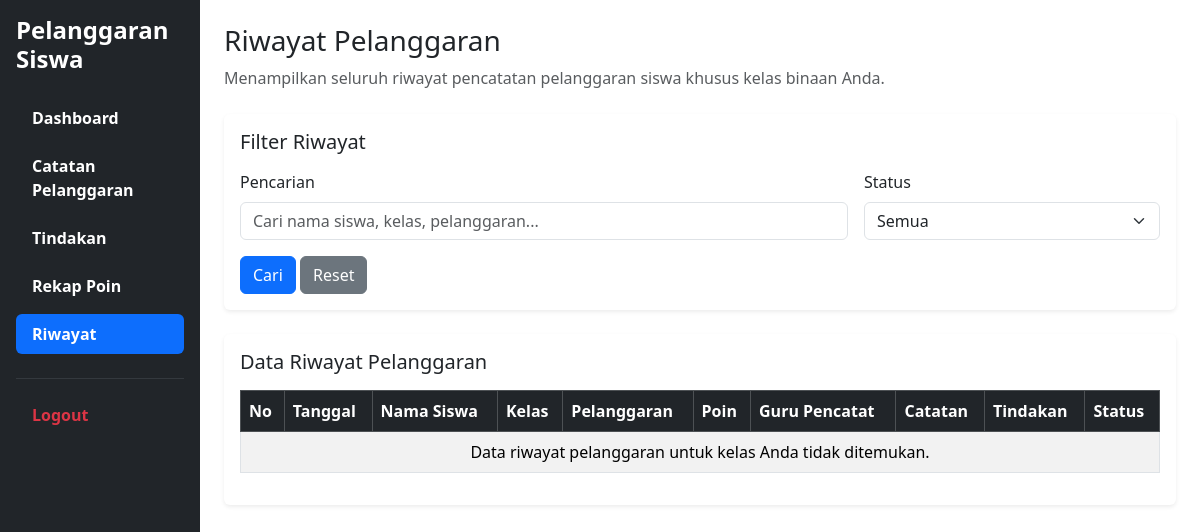
Before: /riwayat.php (signed in) with the older database file.
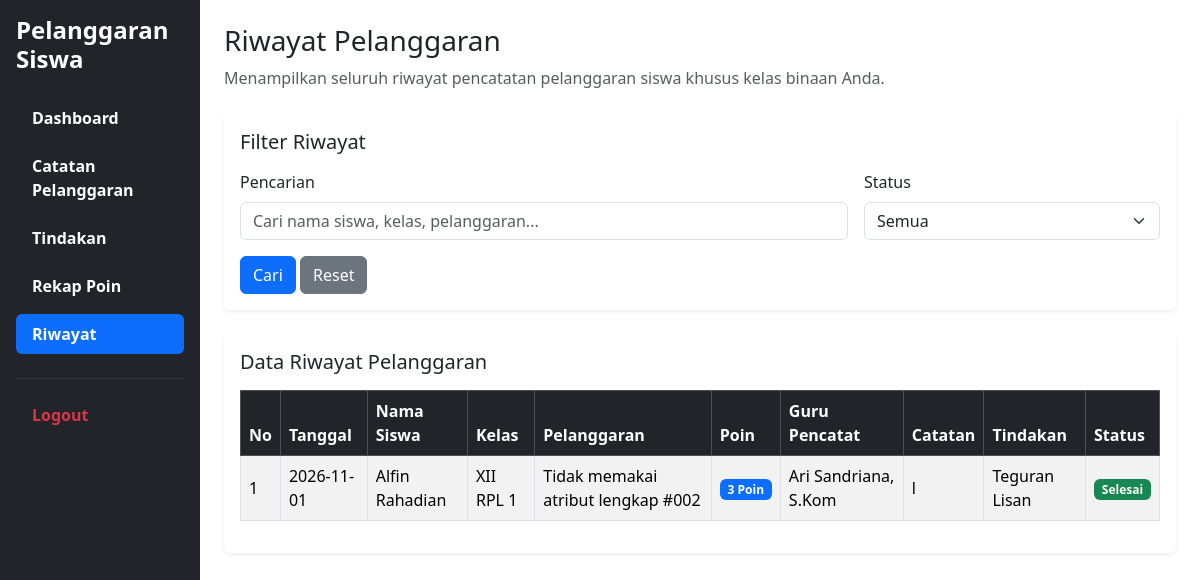
After: the same page with the newer database file.
### tables this page shows
CREATE TABLE `t_pelanggaran_siswa` (
  `id` int(11) NOT NULL,
  `tahun_ajaran_id` int(11) DEFAULT NULL,
  `siswa_id` int(11) DEFAULT NULL,
  `nama_siswa` varchar(150) NOT NULL,
  `kelas_id` int(11) DEFAULT NULL,
  `nama_kelas` varchar(100) NOT NULL,
  `pelanggaran_id` int(11) DEFAULT NULL,
  `nama_pelanggaran` varchar(150) NOT NULL,
  `pelanggaran_kategori_id` int(11) DEFAULT NULL,
  `guru_id` int(11) DEFAULT NULL,
  `nama_guru` varchar(150) NOT NULL,
  `tanggal` date DEFAULT NULL,
  `keterangan` text NOT NULL,
  `poin` int(11) NOT NULL,
  `tindakan` text NOT NULL,
  `status` varchar(30) NOT NULL,
  `created_at` timestamp NOT NULL DEFAULT current_timestamp(),
  `updated_at` timestamp NOT NULL DEFAULT current_timestamp()
);

### riwayat.php (the view, shortened to what the changed rows need)
<?php
require_once 'config/koneksi.php';
function e($data) {
    return htmlspecialchars((string)($data ?? ''), ENT_QUOTES, 'UTF-8');
}
$where = " WHERE 1=1 ";
$params = [];
$types = '';
$sql = "
    SELECT
        ps.id,
        ps.siswa_id,
        ps.nama_siswa,
        COALESCE(k.nama, ps.nama_kelas, 'Tanpa Kelas') AS nama_kelas,
        COALESCE(tp.nama, ps.nama_pelanggaran, '-') AS nama_pelanggaran,
        COALESCE(g_pencatat.nama, ps.nama_guru, 'Sistem / Wali Kelas') AS nama_guru,
        ps.tanggal,
        ps.keterangan,
        ps.poin,
        ps.tindakan,
        ps.status
    FROM t_pelanggaran_siswa ps
    LEFT JOIN t_kelas_siswa ks ON ks.siswa_id = ps.siswa_id AND ks.status_aktif = 1
    LEFT JOIN t_kelas k ON k.id = COALESCE(ps.kelas_id, ks.kelas_id)
    LEFT JOIN t_pelanggaran tp ON tp.id = ps.pelanggaran_id
    LEFT JOIN t_guru g_pencatat ON g_pencatat.id = ps.guru_id
    $where
    AND k.id IS NOT NULL
    ORDER BY ps.tanggal DESC, ps.id DESC
";
$stmt = mysqli_prepare($koneksi, $sql);
bindParams($stmt, $types, $params);
mysqli_stmt_execute($stmt);
$result = mysqli_stmt_get_result($stmt);
?>
<!DOCTYPE html>
<html lang="id">
<head>
    <link href="https://cdn.jsdelivr.net/npm/bootstrap@5.3.8/dist/css/bootstrap.min.css" rel="stylesheet">
</head>
<body>
<div class="container-fluid">
    <div class="row">
        <main class="col-md-9 col-lg-10 p-4">
            <div class="card shadow-sm border-0">
                <div class="card-body">
                    <div class="table-responsive">
                        <table class="table table-bordered table-striped align-middle">
                            <thead class="table-dark">
                                <tr>
                                    <th>No</th>
                                    <th>Tanggal</th>
                                    <th>Nama Siswa</th>
                                    <th>Kelas</th>
                                    <th>Pelanggaran</th>
                                    <th>Poin</th>
                                    <th>Guru Pencatat</th>
                                    <th>Catatan</th>
                                    <th>Tindakan</th>
                                    <th>Status</th>
                                </tr>
                            </thead>
                            <tbody>
                            <?php if (mysqli_num_rows($result) > 0): ?>
                                <?php $no = 1; ?>
                                <?php while ($row = mysqli_fetch_assoc($result)): ?>
                                    <tr>
                                        <td><?= $no++ ?></td>
                                        <td><?= e($row['tanggal']) ?></td>
                                        <td><?= e($row['nama_siswa']) ?></td>
                                        <td><?= e($row['nama_kelas']) ?></td>
                                        <td><?= e($row['nama_pelanggaran']) ?></td>
                                        <td><span class="badge bg-primary"><?= e($row['poin']) ?> Poin</span></td>
                                        <td><?= e($row['nama_guru']) ?></td>
                                        <td><?= e($row['keterangan']) ?></td>
                                        <td><?= e($row['tindakan']) ?></td>
                                        <td>
                                            <?php
                                            $warna = 'secondary';
                                            if (strtolower($row['status']) === 'selesai') {
                                                $warna = 'success';
                                            } elseif (strtolower($row['status']) === 'diproses') {
                                                $warna = 'warning';
                                            } elseif (strtolower($row['status']) === 'tercatat') {
                                                $warna = 'primary';
                                            }
                                            ?>
                                            <span class="badge bg-<?= $warna ?>"><?= e(ucfirst($row['status'])) ?></span>
                                        </td>
                                    </tr>
                                <?php endwhile; ?>
                            <?php else: ?>
                                <tr>
                                    <td colspan="10" class="text-center">Data riwayat pelanggaran untuk kelas Anda tidak ditemukan.</td>
                                </tr>
                            <?php endif; ?>
                            </tbody>
                        </table>
                    </div>
                </div>
            </div>
        </main>
    </div>
</div>
</body>
</html>

Changed rows visible on the page:
added t_pelanggaran_siswa: tanggal "2026-11-01", nama_siswa "Alfin Rahadian", nama_kelas "XII RPL 1", nama_pelanggaran "Tidak memakai atribut lengkap #002", poin "3", nama_guru "Ari Sandriana, S.Kom", keterangan "l", tindakan "Teguran Lisan", status "Selesai"
Other visible differences:
text no longer shown: "Data riwayat pelanggaran untuk kelas Anda tidak ditemukan."
